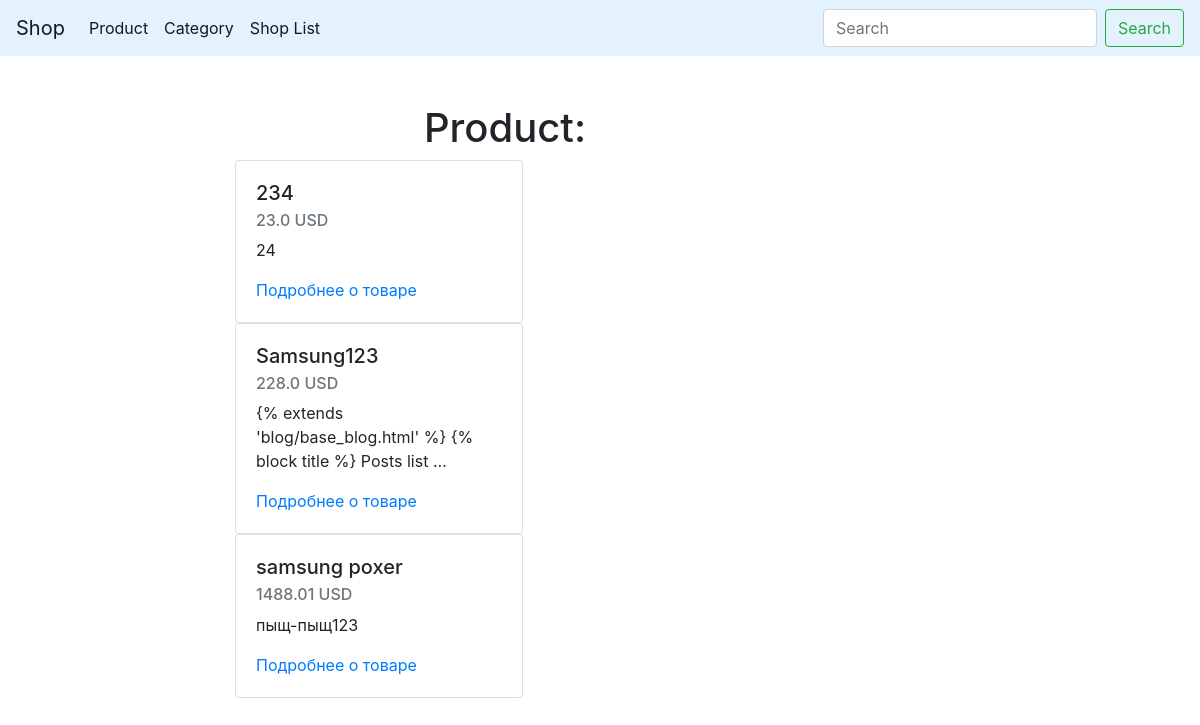
/, run on an earlier commit of the app's database.
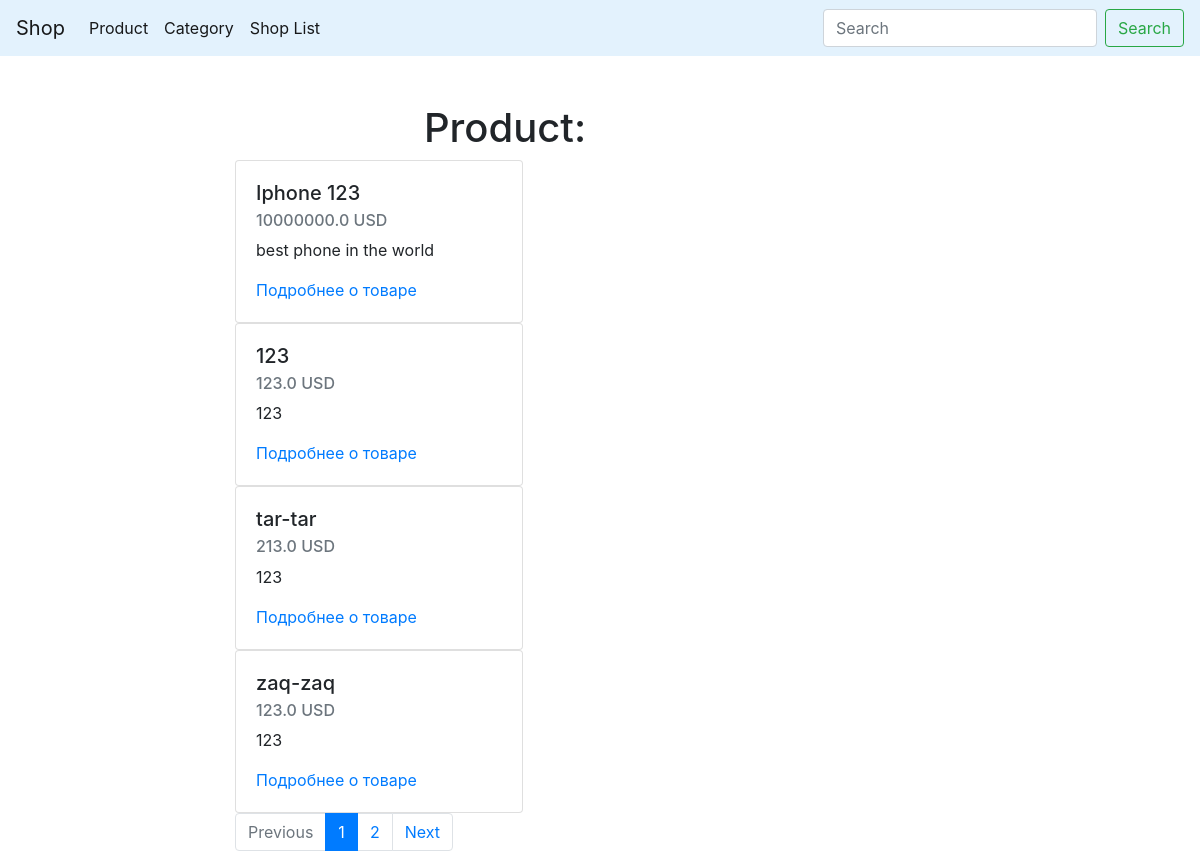
And on a later commit of the database.
### app/models.py (models this page shows, shortened)
class Product(models.Model):
    prodname = models.CharField(max_length=100, db_index=True)
    slug = models.SlugField(max_length=150, blank=True, unique=True)
    categories = models.ManyToManyField('Category', related_name='products')
    presence = models.BooleanField(default=False)
    description = models.TextField(blank=True)
    price = models.FloatField()
    os_name = models.CharField(max_length=50)
    diagonal = models.FloatField()
    ram = models.IntegerField()
    memory = models.IntegerField()
    videocard = models.CharField(max_length=100)
    relevance = models.DateTimeField(auto_now_add=True)
    def get_absolute_url(self):
        return reverse('product_detail_url', kwargs={'slug': self.slug})
    class Meta:
        ordering = ['-relevance']

### app/views.py (the view)
# urls.py: path('', main_page, name='main_page_url'),
def main_page(request):
    search_query = request.GET.get('search', '')
    if search_query:
        product = Product.objects.filter(prodname__icontains=search_query)
    else:
        product = Product.objects.all()
    paginator = Paginator(product, 4)
    page_number = request.GET.get('page', 1)
    page = paginator.get_page(page_number)
    is_paginated = page.has_other_pages()
    if page.has_previous():
        prev_url = '?page={}'.format(page.previous_page_number())
    else:
        prev_url = ''
    if page.has_next():
        next_url = '?page={}'.format(page.next_page_number())
    else:
        next_url = ''
    context = {
        'page_object': page,
        'is_paginated': is_paginated,
        'next_url': next_url,
        'prev_url': prev_url
    }
    return render(request, 'app/index.html', context=context)

### app/templates/app/index.html (shortened to what this page needs)
{% extends 'app/base_app.html' %}
{% block content %}
    <h1 class="text-center">Product:</h1>
            {% for product in page_object.object_list %}
                {% include 'app/includes/product_card.html' %}
            {% endfor %}
{% endblock %}

### app/templates/app/includes/product_card.html
<div class="card" style="width: 18rem;">
    <div class="card-body">
      <h5 class="card-title">{{ product.prodname }}</h5>
      <h6 class="card-subtitle mb-2 text-muted">{{ product.price }} USD</h6>
      <p class="card-text">{{ product.description|truncatewords:10 }}</p>
      <a href="{{ product.get_absolute_url }}" class="card-link">Подробнее о товаре</a>
      </div>
  </div>

What changed in the data, as far as the page shows it:
no longer on this page (row unchanged): Product: prodname "234", price "23.0", description "24"
no longer on this page (row unchanged): Product: prodname "Samsung123", price "228.0", description "{% extends 'blog/base_blog.html' %} {% block title %} Posts list …"
no longer on this page (row unchanged): Product: prodname "samsung poxer", price "1488.01", description "пыщ-пыщ123"
added Product: prodname "Iphone 123", price "10000000.0", description "best phone in the world"
added Product: prodname "123", price "123.0", description "123"
added Product: prodname "tar-tar", price "213.0", description "123"
added Product: prodname "zaq-zaq", price "123.0", description "123"
Also different on the page:
text now shown: "Previous Next"
new list line: "1"
new list line: "2"
